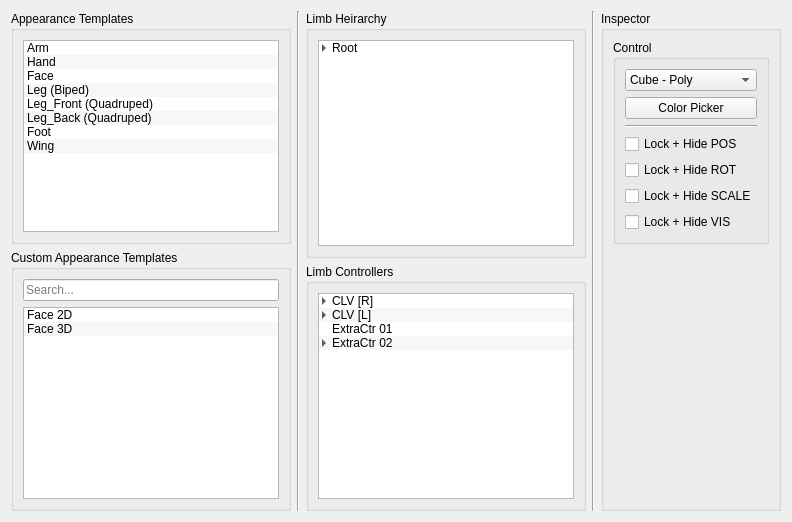
        <widget class="QWidget" name="tab_2">
         <attribute name="title">
          <string>Appearance</string>
         </attribute>
         <layout class="QHBoxLayout" name="horizontalLayout_8">
          <item>
           <layout class="QHBoxLayout" name="horizontalLayout_10">
            <item>
             <layout class="QVBoxLayout" name="verticalLayout_8">
              <item>
               <widget class="QGroupBox" name="groupBox_21">
                <property name="title">
                 <string>Appearance Templates</string>
                </property>
                <layout class="QHBoxLayout" name="horizontalLayout_52">
                 <item>
                  <widget class="QListWidget" name="listWidget_11">
                   <property name="sizePolicy">
                    <sizepolicy hsizetype="Expanding" vsizetype="Expanding">
                     <horstretch>0</horstretch>
                     <verstretch>0</verstretch>
                    </sizepolicy>
                   </property>
                   <property name="maximumSize">
                    <size>
                     <width>16777215</width>
                     <height>16777215</height>
                    </size>
                   </property>
                   <property name="dragDropMode">
                    <enum>QAbstractItemView::DragOnly</enum>
                   </property>
                   <property name="alternatingRowColors">
                    <bool>true</bool>
                   </property>
                   <item>
                    <property name="text">
                     <string>Arm</string>
                    </property>
                   </item>
                   <item>
                    <property name="text">
                     <string>Hand</string>
                    </property>
                   </item>
                   <item>
                    <property name="text">
                     <string>Face</string>
                    </property>
                   </item>
                   <item>
                    <property name="text">
                     <string>Leg (Biped)</string>
                    </property>
                   </item>
                   <item>
                    <property name="text">
                     <string>Leg_Front (Quadruped)</string>
                    </property>
                   </item>
                   <item>
                    <property name="text">
                     <string>Leg_Back (Quadruped)</string>
                    </property>
                   </item>
                   <item>
                    <property name="text">
                     <string>Foot</string>
                    </property>
                   </item>
                   <item>
                    <property name="text">
                     <string>Wing</string>
                    </property>
                   </item>
                  </widget>
                 </item>
                </layout>
               </widget>
              </item>
              <item>
               <widget class="QGroupBox" name="groupBox_8">
                <property name="title">
                 <string>Custom Appearance Templates</string>
                </property>
                <layout class="QHBoxLayout" name="horizontalLayout_15">
                 <item>
                  <layout class="QVBoxLayout" name="verticalLayout_9">
                   <item>
                    <widget class="QLineEdit" name="lineEdit_11">
                     <property name="placeholderText">
                      <string>Search...</string>
                     </property>
                    </widget>
                   </item>
                   <item>
                    <widget class="QListWidget" name="listWidget_4">
                     <property name="alternatingRowColors">
                      <bool>true</bool>
                     </property>
                     <item>
                      <property name="text">
                       <string>Face 2D</string>
                      </property>
                     </item>
                     <item>
                      <property name="text">
                       <string>Face 3D</string>
                      </property>
                     </item>
                    </widget>
                   </item>
                  </layout>
                 </item>
                </layout>
               </widget>
              </item>
             </layout>
            </item>
            <item>
             <widget class="Line" name="line_3">
              <property name="orientation">
               <enum>Qt::Vertical</enum>
              </property>
             </widget>
            </item>
            <item>
             <layout class="QVBoxLayout" name="verticalLayout_52">
              <item>
               <widget class="QGroupBox" name="groupBox_30">
                <property name="title">
                 <string>Limb Heirarchy</string>
                </property>
                <layout class="QHBoxLayout" name="horizontalLayout_37">
                 <item>
                  <layout class="QVBoxLayout" name="verticalLayout_53">
                   <item>
                    <widget class="QTreeWidget" name="treeWidget_10">
                     <property name="autoScrollMargin">
                      <number>16</number>
                     </property>
                     <property name="alternatingRowColors">
                      <bool>true</bool>
                     </property>
                     <property name="selectionMode">
                      <enum>QAbstractItemView::MultiSelection</enum>
                     </property>
                     <property name="autoExpandDelay">
                      <number>-1</number>
                     </property>
                     <property name="indentation">
                      <number>10</number>
                     </property>
                     <property name="headerHidden">
                      <bool>true</bool>
                     </property>
                     <column>
                      <property name="text">
                       <string notr="true">1</string>
                      </property>
                     </column>
                     <item>
                      <property name="text">
                       <string>Root</string>
                      </property>
                      <item>
                       <property name="text">
                        <string>Spine</string>
                       </property>
                       <item>
                        <property name="text">
                         <string>Arm (M)</string>
                        </property>
                        <item>
                         <property name="text">
                          <string>Hand</string>
                         </property>
                        </item>
                       </item>
                       <item>
                        <property name="text">
                         <string>Head</string>
                        </property>
                       </item>
                       <item>
                        <property name="text">
                         <string>Leg (M)</string>
                        </property>
                       </item>
                       <item>
                        <property name="text">
                         <string>Tail</string>
                        </property>
                       </item>
                      </item>
                     </item>
                    </widget>
                   </item>
                  </layout>
                 </item>
                </layout>
               </widget>
              </item>
              <item>
               <widget class="QGroupBox" name="groupBox_31">
                <property name="title">
                 <string>Limb Controllers</string>
                </property>
                <layout class="QVBoxLayout" name="verticalLayout_54">
                 <item>
                  <layout class="QVBoxLayout" name="verticalLayout_55">
                   <item>
                    <widget class="QTreeWidget" name="treeWidget_11">
                     <property name="dragDropMode">
                      <enum>QAbstractItemView::InternalMove</enum>
                     </property>
                     <property name="alternatingRowColors">
                      <bool>true</bool>
                     </property>
                     <property name="indentation">
                      <number>10</number>
                     </property>
                     <property name="headerHidden">
                      <bool>true</bool>
                     </property>
                     <column>
                      <property name="text">
                       <string>1</string>
                      </property>
                     </column>
                     <item>
                      <property name="text">
                       <string>CLV [R]</string>
                      </property>
                      <item>
                       <property name="text">
                        <string>SLD [R]</string>
                       </property>
                       <item>
                        <property name="text">
                         <string>ELB [R]</string>
                        </property>
                        <item>
                         <property name="text">
                          <string>WRS [R]</string>
                         </property>
                        </item>
                       </item>
                      </item>
                     </item>
                     <item>
                      <property name="text">
                       <string>CLV [L]</string>
                      </property>
                      <item>
                       <property name="text">
                        <string>SLD [L]</string>
                       </property>
                       <item>
                        <property name="text">
                         <string>ELB [L]</string>
                        </property>
                        <item>
                         <property name="text">
                          <string>WRS [L]</string>
                         </property>
                        </item>
                       </item>
                      </item>
                     </item>
                     <item>
                      <property name="text">
                       <string>ExtraCtr 01</string>
                      </property>
                     </item>
                     <item>
                      <property name="text">
                       <string>ExtraCtr 02</string>
                      </property>
                      <item>
                       <property name="text">
                        <string>ExtraCtr 03</string>
                       </property>
                      </item>
                     </item>
                    </widget>
                   </item>
                  </layout>
                 </item>
                </layout>
               </widget>
              </item>
             </layout>
            </item>
            <item>
             <widget class="Line" name="line_4">
              <property name="orientation">
               <enum>Qt::Vertical</enum>
              </property>
             </widget>
            </item>
            <item>
             <layout class="QVBoxLayout" name="verticalLayout_12">
              <item>
               <widget class="QGroupBox" name="groupBox_11">
                <property name="title">
                 <string>Inspector</string>
                </property>
                <layout class="QHBoxLayout" name="horizontalLayout_16">
                 <item>
                  <layout class="QVBoxLayout" name="verticalLayout_13">
                   <item>
                    <widget class="QGroupBox" name="groupBox_12">
                     <property name="title">
                      <string>Control</string>
                     </property>
                     <layout class="QHBoxLayout" name="horizontalLayout_17">
                      <item>
                       <layout class="QVBoxLayout" name="verticalLayout_14">
                        <item>
                         <widget class="QComboBox" name="comboBox_8">
                          <item>
                           <property name="text">
                            <string>Cube - Poly</string>
                           </property>
                          </item>
                          <item>
                           <property name="text">
                            <string>Cube - Wire</string>
                           </property>
                          </item>
                          <item>
                           <property name="text">
                            <string>Sphere - Poly</string>
                           </property>
                          </item>
                          <item>
                           <property name="text">
                            <string>Sphere - Wire</string>
                           </property>
                          </item>
                          <item>
                           <property name="text">
                            <string>Circle - Wire</string>
                           </property>
                          </item>
                          <item>
                           <property name="text">
                            <string>Arrow - Wire</string>
                           </property>
                          </item>
                         </widget>
                        </item>
                        <item>
                         <widget class="QPushButton" name="pushButton_3">
                          <property name="text">
                           <string>Color Picker</string>
                          </property>
                         </widget>
                        </item>
                        <item>
                         <widget class="Line" name="line_19">
                          <property name="orientation">
                           <enum>Qt::Horizontal</enum>
                          </property>
                         </widget>
                        </item>
                        <item>
                         <widget class="QCheckBox" name="checkBox_7">
                          <property name="text">
                           <string>Lock + Hide POS</string>
                          </property>
                         </widget>
                        </item>
                        <item>
                         <widget class="QCheckBox" name="checkBox_8">
                          <property name="text">
                           <string>Lock + Hide ROT</string>
                          </property>
                         </widget>
                        </item>
                        <item>
                         <widget class="QCheckBox" name="checkBox_9">
                          <property name="text">
                           <string>Lock + Hide SCALE</string>
                          </property>
                         </widget>
                        </item>
                        <item>
                         <widget class="QCheckBox" name="checkBox_10">
                          <property name="text">
                           <string>Lock + Hide VIS</string>
                          </property>
                         </widget>
                        </item>
                       </layout>
                      </item>
                     </layout>
                    </widget>
                   </item>
                   <item>
                    <spacer name="verticalSpacer_2">
                     <property name="orientation">
                      <enum>Qt::Vertical</enum>
                     </property>
                     <property name="sizeHint" stdset="0">
                      <size>
                       <width>20</width>
                       <height>40</height>
                      </size>
                     </property>
                    </spacer>
                   </item>
                  </layout>
                 </item>
                </layout>
               </widget>
              </item>
             </layout>
            </item>
           </layout>
          </item>
         </layout>
        </widget>
